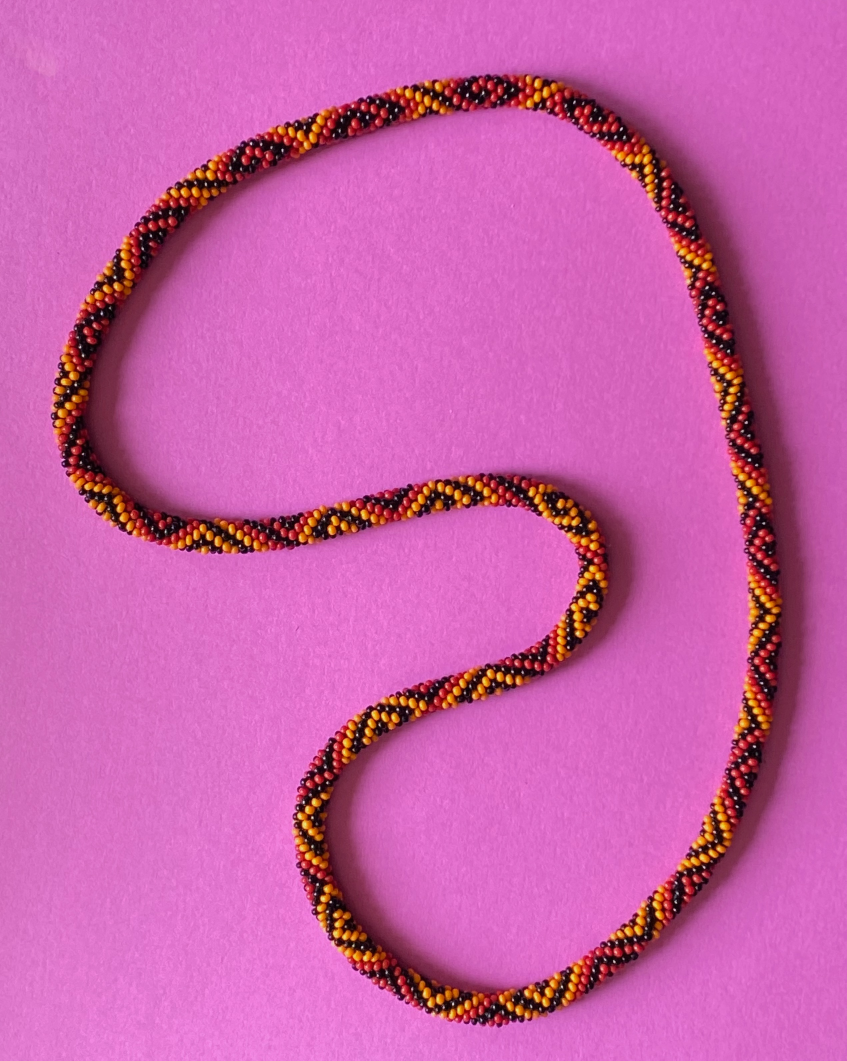
#> input picture beads-photo-2.jpg, 2540 x 3182 px (shown at 1/3 size)
$ python background_transitions.py
#> lines starting #> are read from the running program, lines starting #| are printed output that depends on the picture
### photo2/background_probe.py
"""R092: reproducible local FFT probes, not a segmentation or helicity solver."""
import argparse
import hashlib
import json
import os
from pathlib import Path

os.environ.setdefault("MPLCONFIGDIR", "/tmp/beads-matplotlib")
import matplotlib
matplotlib.use("Agg")
import matplotlib.pyplot as plt
from matplotlib.patches import Circle
import numpy as np
from PIL import Image, ImageOps

ROOT = Path(__file__).resolve().parents[1]
SAMPLES = [
    ("A", "open paper, inside loop", 1100, 950),
    ("B", "open paper, outside loop", 450, 2350),
    ("C", "necklace, upper section", 1410, 275),
    ("D", "necklace, right section", 2210, 1170),
    ("E", "paper/shadow beside D", 2320, 1170),
    ("F", "paper/shadow at inner bend", 1870, 1690),
]


def digest(path):
    return hashlib.sha256(Path(path).read_bytes()).hexdigest()


# [146 lines left out: functions spectrum, checks, main, not called in this run]


# [2 lines that do not run on import are left out]

### photo2/background_transitions.py
"""R099: local paper/necklace transition review; no recovered silhouette."""
import argparse
import csv
import json
import os
from pathlib import Path

os.environ.setdefault('MPLCONFIGDIR', '/tmp/beads-matplotlib')
import matplotlib
matplotlib.use('Agg')
import matplotlib.pyplot as plt
from matplotlib.patches import Circle, Polygon
import numpy as np
from PIL import Image, ImageOps
from scipy.ndimage import gaussian_filter

from background_probe import ROOT, digest

SIGMAS = (48., 24., 12., 6.)
HALF = 144  # Fixed FFT grid: avoid changing frequency bins with window sigma.
PATHS = [
    dict(id='T1', title='Right section: yellow bead toward shadowed paper',
         start=[2200,1170], direction=[1,0], reason='P moved onto the visible yellow face; Q lies beyond the dark shadow.'),
    dict(id='T2', title='Inner bend: yellow bead toward shadowed paper',
         start=[1780,1702], direction=[1,0], reason='P moved off an internal dark seam onto a yellow face; Q is outward on paper.'),
    dict(id='T3', title='Upper section: dark bead toward paper below',
         start=[1410,275], direction=[0,1], reason='P samples the dark bead region near a glint; its exact interior status remains provisional. Q is on paper below.'),
]
PAPER = [(1100+dx,950+dy) for dx in (-24,0,24) for dy in (-24,0,24)] + [
    (450+dx,2350+dy) for dx in (-24,0,24) for dy in (-24,0,24)]
DISTANCES = np.arange(0,193,4)


class Probe:
    def __init__(self, sigma):
        y,x = np.mgrid[-HALF:HALF+1,-HALF:HALF+1]
        self.w = np.exp(-(x*x+y*y)/(2*sigma*sigma))
        self.w2 = self.w**2
        self.a = np.stack([np.ones_like(x),x/sigma,y/sigma],-1)
        a = self.a.reshape(-1,3)
        self.project = np.linalg.solve(a.T@(self.w.ravel()[:,None]*a),a.T*self.w.ravel())
        f = np.fft.fftfreq(len(x))
        self.freq = np.hypot(f[:,None],f[None,:])
        self.norm = self.w.size*self.w2.sum()

    def measure(self, patch, spatial=None):
        raw = abs(np.fft.fft2(patch*self.w))**2
        residual = patch-self.a@(self.project@patch.ravel())
        power = abs(np.fft.fft2(residual*self.w))**2
        result = {'raw_total_power':float(raw.sum()/self.norm),
                  'residual_total_power':float(power.sum()/self.norm)}
        for name, mask in [('dc',self.freq>0),('64',self.freq>=1/64),('32',self.freq>=1/32)]:
            raw_kept = float(raw[mask].sum()/self.norm)
            kept = float(power[mask].sum()/self.norm)
            result['raw_rms_'+name] = np.sqrt(raw_kept)
            result['raw_fraction_'+name] = raw_kept/result['raw_total_power'] if result['raw_total_power']>1e-20 else 0.
            result['detrended_rms_'+name] = np.sqrt(kept)
            result['detrended_fraction_'+name] = kept/result['residual_total_power'] if result['residual_total_power']>1e-20 else 0.
        if spatial is not None:
            result['spatial_rms'] = float(np.sqrt(np.sum(self.w2*spatial**2)/self.w2.sum()))
        return {k:float(v) for k,v in result.items()}


def crop(a,x,y):
    p = a[y-HALF:y+HALF+1,x-HALF:x+HALF+1]
    assert p.shape==(2*HALF+1,2*HALF+1), (x,y,p.shape)
    return p


def controls(probes):
    y,x=np.mgrid[-HALF:HALF+1,-HALF:HALF+1]
    result=[]
    for sigma,p in probes.items():
        flat=p.measure(np.full(x.shape,.5))
        ramp=p.measure(.5+.0005*x+.0003*y)
        wave=p.measure(.5+.1*np.sin(2*np.pi*x/16))
        dim=p.measure(.25+.05*np.sin(2*np.pi*x/16))
        assert flat['residual_total_power']<1e-20
        assert ramp['residual_total_power']<1e-20
        assert abs(dim['detrended_rms_64']/wave['detrended_rms_64']-.5)<1e-10
        assert abs(dim['raw_fraction_64']-wave['raw_fraction_64'])<1e-12
        expected=np.sum((.5*p.w)**2)/p.w2.sum()
        assert abs(flat['raw_total_power']-expected)<1e-12
        result.append(dict(sigma=sigma,constant_raw_dc_fraction=flat['raw_fraction_dc'],
                           constant_raw_64_rms=flat['raw_rms_64'],
                           constant_detrended_64_rms=flat['detrended_rms_64']))
    assert crossing(np.r_[np.full(10,4.),np.ones(39)],2.)==38.
    assert crossing(np.ones(49),2.) is None
    assert crossing(np.full(49,4.),2.) is None
    return result


def crossing(values, threshold):
    above=np.asarray(values)>threshold
    if not above[0] or above[-1] or not above.any():
        return None
    last=int(np.flatnonzero(above)[-1])
    return float((DISTANCES[last]+DISTANCES[last+1])/2)


def main():
    parser=argparse.ArgumentParser(description=__doc__)
    parser.add_argument('--output',type=Path,default=ROOT/'photo2/output/r099')
    args=parser.parse_args(); out=args.output; out.mkdir(parents=True,exist_ok=True)
    im=ImageOps.exif_transpose(Image.open(ROOT/'beads-photo-2.jpg')).convert('RGB')
#> im is the input picture: PIL image 2540x3182 RGB; mean R, G, B 202, 95.9, 169.1
    rgb=np.asarray(im)/255.; gray=rgb@np.array([.299,.587,.114])
    spatial=gray-gaussian_filter(gray,4,mode='reflect')
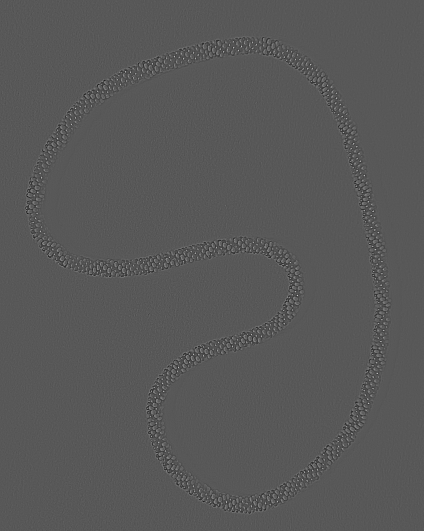
#> spatial: shape (3182, 2540) float64 (shown at 1/6 size); min -0.312, max 0.588, mean -1.76e-16; drawn with min black and max white
    probes={s:Probe(s) for s in SIGMAS}; synthetic=controls(probes)
    rows=[]
    for s,p in probes.items():
        for i,(x,y) in enumerate(PAPER):
            rows.append(dict(group='paper',id=str(i),distance=-1,x=x,y=y,sigma=s,
                             **p.measure(crop(gray,x,y),crop(spatial,x,y))))
        for path in PATHS:
            for distance in DISTANCES:
                x,y=np.array(path['start'])+distance*np.array(path['direction'])
                rows.append(dict(group='path',id=path['id'],distance=int(distance),x=int(x),y=int(y),sigma=s,
                                 **p.measure(crop(gray,x,y),crop(spatial,x,y))))
#> this loop made 4 passes
#> pass 1, in crop, `p = a[y-HALF:y+HALF+1,x-HALF:x+HALF+1]`:
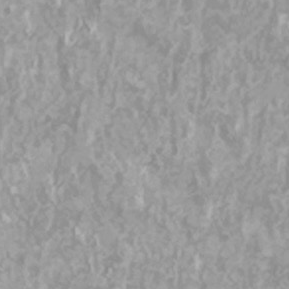
#> p: shape (289, 289) float64; min 0.528, max 0.696, mean 0.603
#> pass 1, in measure (call 17), `raw = abs(np.fft.fft2(patch*self.w))**2`:
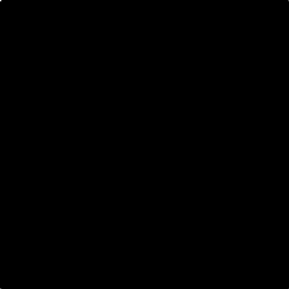
#> raw: shape (289, 289) float64; min 1.17e-06, max 75495550.7, mean 2644.6; drawn with min black and max white
#> pass 1, in measure (call 17), `residual = patch-self.a@(self.project@patch.ravel())`:
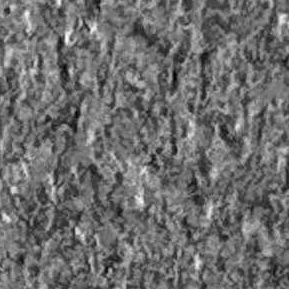
#> residual: shape (289, 289) float64; min -0.0727, max 0.0944, mean -0.000823; drawn with min black and max white
#> after the loop, rows = 660 items
    with (out/'samples.csv').open('w') as f:
        writer=csv.DictWriter(f,fieldnames=list(rows[0])); writer.writeheader(); writer.writerows(rows)
    metrics=('detrended_rms_64','detrended_rms_32','spatial_rms')
    references={s:{m:max(r[m] for r in rows if r['group']=='paper' and r['sigma']==s) for m in metrics} for s in SIGMAS}
#> references = 4 items
    candidates=[]
    for path in PATHS:
        for s in SIGMAS:
            selected=[r for r in rows if r['id']==path['id'] and r['group']=='path' and r['sigma']==s]
            for m in metrics:
                for margin in (1.5,2.,3.):
                    threshold=margin*references[s][m]
                    candidates.append(dict(id=path['id'],sigma=s,metric=m,margin=margin,threshold=threshold,
                                           distance=crossing([r[m] for r in selected],threshold)))
#> after the loop, candidates = 108 items
    summary={}
    for path in PATHS:
        cs=[c for c in candidates if c['id']==path['id'] and c['sigma']<=24]
        valid=[c['distance'] for c in cs if c['distance'] is not None]
        summary[path['id']]=dict(score_crossing_spread=[min(valid),max(valid)] if valid else None,
                                valid=len(valid),unresolved=len(cs)-len(valid))
        start=np.array(path['start']); end=start+192*np.array(path['direction']); mid=(start+end)/2
        fig=plt.figure(figsize=(12,11)); gs=fig.add_gridspec(4,3,height_ratios=[1.5,.22,1,1])
        for k,title in enumerate(('Raw context','Proposed P and Q only','Sampling route: distance from P')):
            ax=fig.add_subplot(gs[0,k]); ax.imshow(im)
            ax.set_xlim(mid[0]-170,mid[0]+170); ax.set_ylim(mid[1]+170,mid[1]-170)
            ax.set_title(title,fontsize=11); ax.set_axis_off()
            if k:
                for name,point in [('P',start),('Q',end)]:
                    ax.plot(*point,'o',mfc='none',mec='white',ms=7)
                    ax.annotate(name,point,xytext=(7,7),textcoords='offset points',color='white',weight='bold')
            if k==2:
                ax.plot([start[0],end[0]],[start[1],end[1]],color='cyan',lw=1)
                for t in (48,96,144):
                    point=start+t*np.array(path['direction']); ax.plot(*point,'+',color='white')
                    ax.annotate(str(t),point,xytext=(5,7),textcoords='offset points',color='white',fontsize=8)
                ax.add_patch(Circle(mid,24,fill=False,color='yellow',lw=1))
        ax=fig.add_subplot(gs[1,:]); xy=start[None,:]+DISTANCES[:,None]*np.array(path['direction'])[None,:]
        strip=rgb[xy[:,1],xy[:,0]][None,:,:]
        ax.imshow(strip,extent=(0,192,0,1),aspect='auto'); ax.set_yticks([])
        ax.set_title('Sampled pixel colors in travel order P → Q; yellow circle above = sigma 24 px',fontsize=10)
        colors=plt.get_cmap('tab10').colors
        for panel,m in [(2,'detrended_rms_64'),(3,'spatial_rms')]:
            ax=fig.add_subplot(gs[panel,:])
            for i,s in enumerate(SIGMAS):
                selected=[r for r in rows if r['id']==path['id'] and r['group']=='path' and r['sigma']==s]
                ax.plot(DISTANCES,[r[m]/references[s][m] for r in selected],color=colors[i],label=f'sigma {s:g}')
            for margin in (1.5,2,3):ax.axhline(margin,color='gray',lw=.6,ls='--')
            span=summary[path['id']]['score_crossing_spread']
            if span:ax.axvspan(*span,color='gray',alpha=.15,label='score-crossing spread; NOT a verified edge')
            ax.set_ylabel('RMS / maximum paper-control RMS')
            ax.set_title('Detrended FFT: frequencies ≥ 1/64 cycles/pixel' if panel==2 else 'Spatial texture: grayscale minus sigma-4 Gaussian blur')
            ax.set_xlim(0,192); ax.legend(fontsize=8,ncol=3); ax.set_xlabel('Distance from P (original-photo pixels)')
        fig.suptitle(path['id']+': '+path['title']+'\n'+path['reason'],fontsize=11)
        fig.tight_layout(rect=(0,0,1,.94)); fig.savefig(out/(path['id']+'.png'),dpi=135); plt.close(fig)
#> this loop made 3 passes
#> pass 1, in main, `fig.tight_layout(rect=(0, 0, 1, 0.94))`:
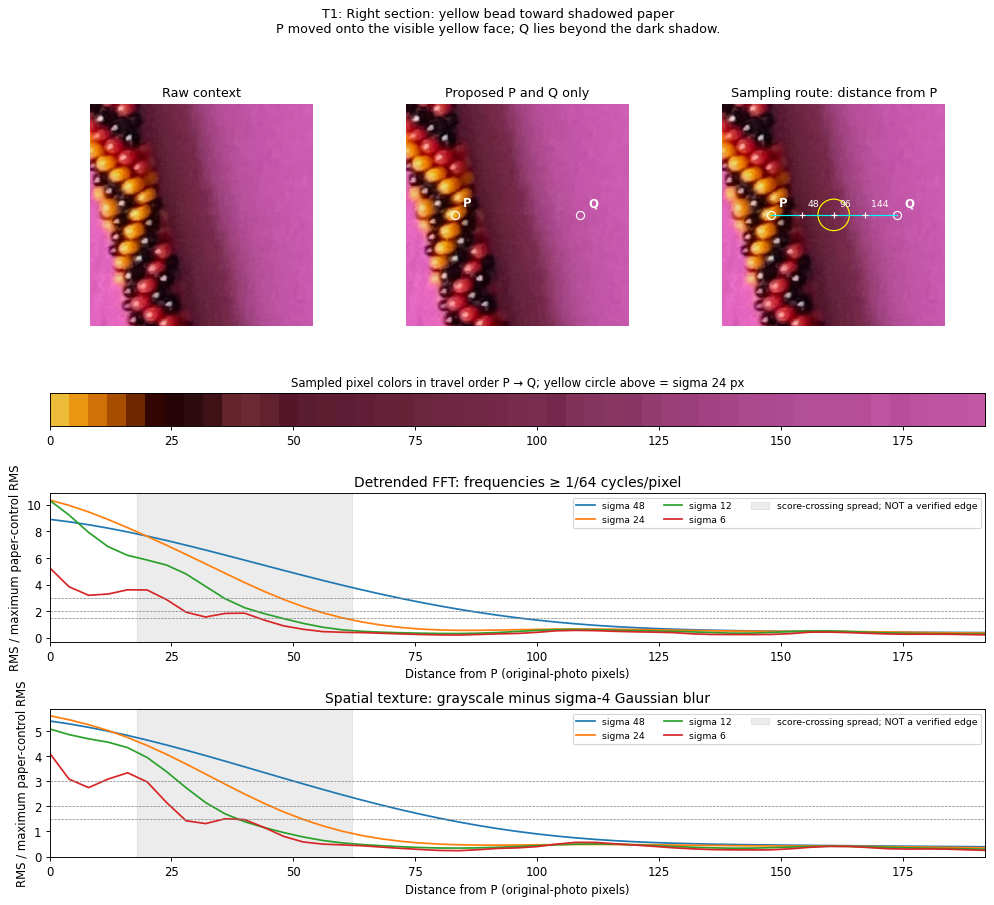
#> figure drawn by matplotlib, 6 panels; panel 5: curve peaks at x = 0, y = 8.9; panel 5: curve peaks at x = 0, y = 10.35; panel 5: curve peaks at x = 0, y = 10.34; panel 6: curve peaks at x = 0, y = 5.4
#> after the loop, summary = 3 items

    fig,axes=plt.subplots(3,3,figsize=(11,11))
    for row,path in enumerate(PATHS):
        start=np.array(path['start']); direction=np.array(path['direction'])
        end=start+192*direction; mid=(start+end)/2
        for col,title in enumerate(('Raw photograph','Route P to Q; distances in pixels','Score-crossing spread ONLY')):
            ax=axes[row,col]; ax.imshow(im)
            ax.set_xlim(mid[0]-140,mid[0]+140); ax.set_ylim(mid[1]+140,mid[1]-140)
            ax.set_axis_off(); ax.set_title(path['id']+': '+title,fontsize=9)
            if col==1:
                ax.plot([start[0],end[0]],[start[1],end[1]],color='cyan',lw=1)
                for t in (0,48,96,144,192):
                    pt=start+t*direction; ax.plot(*pt,'+',color='white')
                    ax.annotate({0:'P (0)',192:'Q (192)'}.get(t,str(t)),pt,
                                xytext=(-4 if t==192 else 4,-15 if t==192 else 7),ha='right' if t==192 else 'left',
                                textcoords='offset points',color='white',fontsize=8)
            if col==2:
                lo,hi=summary[path['id']]['score_crossing_spread']; normal=np.array([-direction[1],direction[0]])
                a,b=start+lo*direction,start+hi*direction
                ax.add_patch(Polygon([a-14*normal,a+14*normal,b+14*normal,b-14*normal],closed=True,facecolor='cyan',edgecolor='cyan',alpha=.4))
                ax.text(.02,.02,f'{lo:g}–{hi:g} px from P; not a confidence interval',transform=ax.transAxes,fontsize=8,color='white',bbox=dict(facecolor='black',alpha=.6))
    fig.suptitle('Where competing scores cross their thresholds\nCyan boxes show method disagreement, not recovered bead edges',fontsize=12)
    fig.tight_layout(rect=(0,0,1,.95)); fig.savefig(out/'edge-review.png',dpi=145); plt.close(fig)
#> after `fig.tight_layout(rect=(0, 0, 1, 0.95))`:
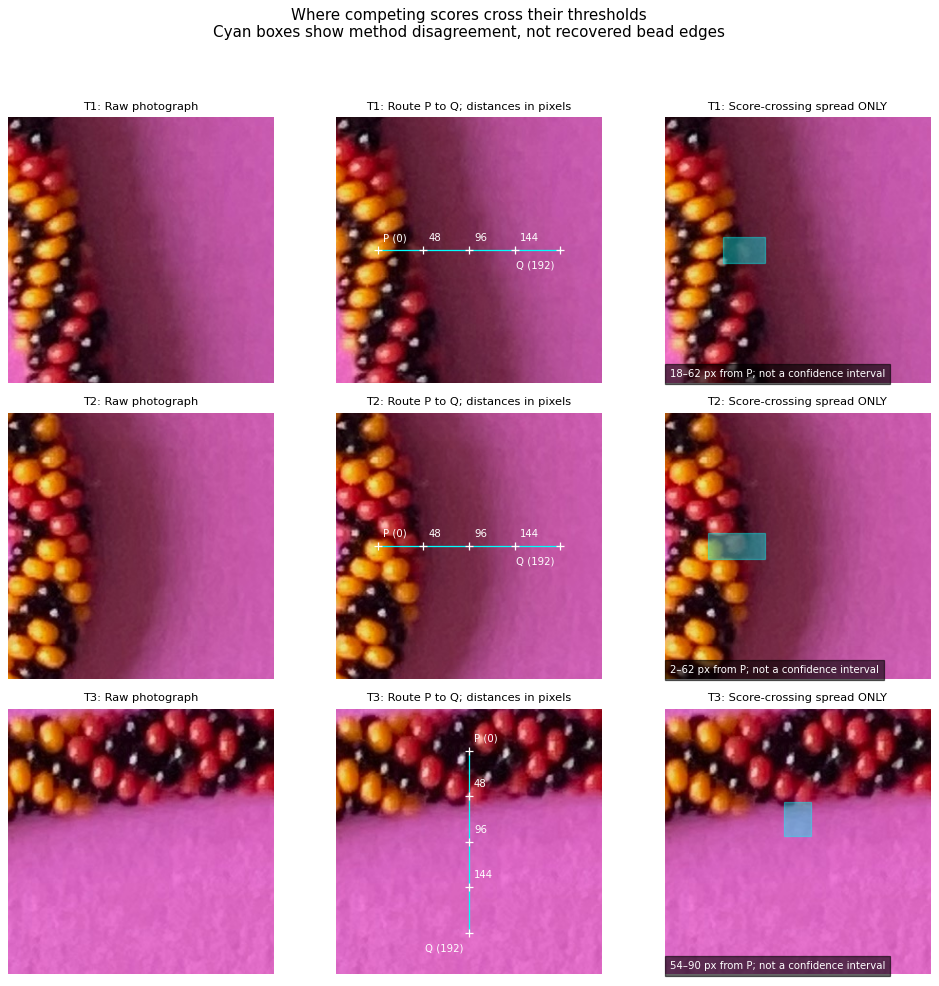
#> figure drawn by matplotlib, 9 panels

    fig,axes=plt.subplots(2,3,figsize=(12,7))
    p=probes[24.]; f=np.fft.fftshift(p.freq)
    for ax,(name,mask) in zip(axes[0],[('Remove DC only',f>0),('Exclude radius 1/64',f>=1/64),('Exclude radius 1/32',f>=1/32)]):
        ax.imshow(mask,origin='lower',extent=(-.5,.5,-.5,.5),cmap='gray',vmin=0,vmax=1)
        ax.set_xlim(-.08,.08); ax.set_ylim(-.08,.08); ax.set_title(name+'\nblack excluded; white retained')
        ax.set_xlabel('cycles / original pixel')
#> this loop made 3 passes
#> name on passes 1 to 3: 'Remove DC only', 'Exclude radius 1/64', 'Exclude radius 1/32'
    for ax,path in zip(axes[1],PATHS):
        selected=[r for r in rows if r['group']=='path' and r['id']==path['id'] and r['sigma']==24]
        for m,label in [('raw_fraction_dc','DC only / raw power'),('raw_fraction_64','high band / raw power'),('detrended_fraction_64','high band / detrended power')]:
            ax.plot(DISTANCES,[r[m] for r in selected],label=label)
        ax.set_title(path['id']+': fractions, sigma 24'); ax.set_ylim(0,1.05); ax.set_xlabel('Distance from P (pixels)'); ax.legend(fontsize=7)
    fig.suptitle('Frequency exclusion and power denominators must be explicit'); fig.tight_layout()
    fig.savefig(out/'filters-and-fractions.png',dpi=135); plt.close(fig)
#> after `fig.savefig(out / 'filters-and-fractions.png', dpi=135)`:
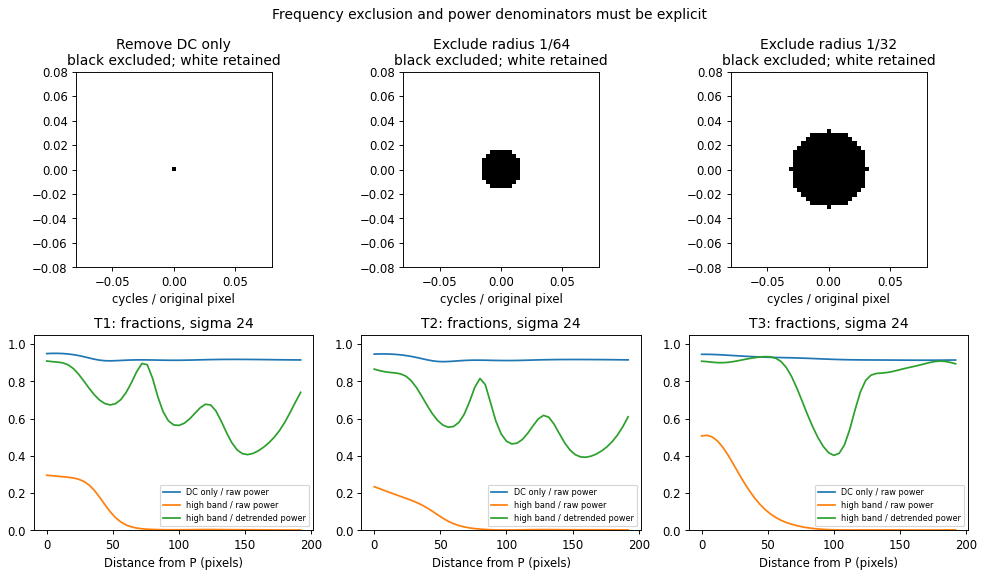
#> figure drawn by matplotlib, 6 panels; panel 4: curve peaks at x = 8, y = 0.949; panel 4: curve peaks at x = 0, y = 0.296; panel 4: curve peaks at x = 0, y = 0.908; panel 5: curve peaks at x = 8, y = 0.946
    report=dict(source_sha256=digest(ROOT/'beads-photo-2.jpg'),script_sha256=digest(__file__),
                helper_sha256=digest(ROOT/'photo2/background_probe.py'),sigmas=SIGMAS,half_support=HALF,
                paths=PATHS,paper_centers=PAPER,distances=DISTANCES.tolist(),
                rejected_initial_starts={'T1':[2180,1170],'T2':[1760,1690]},
                rejected_reason='Initial preview put P near an internal seam; moved onto visible yellow face before measurements.',
                channel='JPEG grayscale .299R+.587G+.114B',spatial_blur_sigma=4,
                threshold_margins=[1.5,2,3],threshold_reference='max of 18 overlapping paper-control windows, per sigma and metric',
                edge_padding='none for FFT patches; global spatial Gaussian uses reflect at distant photo edge',
                synthetic=synthetic,checks=['constant and ramp removed','amplitude scaling','fraction scaling invariance','Parseval normalization','known crossing and unresolved endpoint controls'],
                samples=len(rows),references=references,candidates=candidates,summary=summary,
                versions=dict(numpy=np.__version__,matplotlib=matplotlib.__version__),
                artifacts={p.name:digest(p) for p in sorted(out.iterdir()) if p.suffix in ('.png','.csv')})
    (out/'report.json').write_text(json.dumps(report,indent=2)+'\n')
    print(json.dumps(dict(samples=len(rows),summary=summary,synthetic=synthetic),indent=2))


#> (the run stopped early here; a loop or call above may not have finished)
